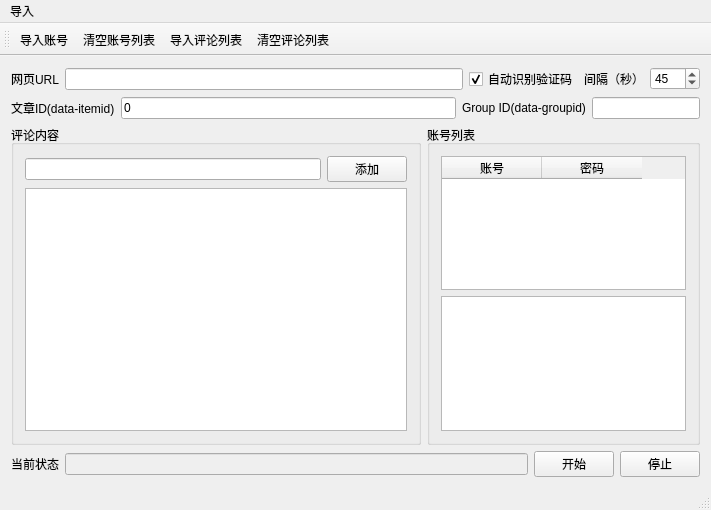
<?xml version="1.0" encoding="UTF-8"?>
<ui version="4.0">
 <class>autobots_toutiaoClass</class>
 <widget class="QMainWindow" name="autobots_toutiaoClass">
  <property name="geometry">
   <rect>
    <x>0</x>
    <y>0</y>
    <width>711</width>
    <height>510</height>
   </rect>
  </property>
  <property name="windowTitle">
   <string>今日头条发帖</string>
  </property>
  <widget class="QWidget" name="centralWidget">
   <layout class="QGridLayout" name="gridLayout_4">
    <item row="0" column="0" colspan="2">
     <layout class="QHBoxLayout" name="horizontalLayout_3">
      <item>
       <widget class="QLabel" name="label_3">
        <property name="text">
         <string>网页URL</string>
        </property>
       </widget>
      </item>
      <item>
       <widget class="QLineEdit" name="lineEdit_url">
        <property name="enabled">
         <bool>true</bool>
        </property>
       </widget>
      </item>
      <item>
       <widget class="QCheckBox" name="checkBox_code_online">
        <property name="text">
         <string>自动识别验证码</string>
        </property>
        <property name="checked">
         <bool>true</bool>
        </property>
       </widget>
      </item>
     </layout>
    </item>
    <item row="0" column="2">
     <layout class="QHBoxLayout" name="horizontalLayout_8">
      <item>
       <widget class="QLabel" name="label_5">
        <property name="text">
         <string>间隔（秒）</string>
        </property>
       </widget>
      </item>
      <item>
       <widget class="QSpinBox" name="spinBox_interval">
        <property name="minimum">
         <number>5</number>
        </property>
        <property name="maximum">
         <number>600</number>
        </property>
        <property name="singleStep">
         <number>5</number>
        </property>
        <property name="value">
         <number>45</number>
        </property>
       </widget>
      </item>
     </layout>
    </item>
    <item row="1" column="0">
     <layout class="QHBoxLayout" name="horizontalLayout_2">
      <item>
       <widget class="QLabel" name="label_2">
        <property name="text">
         <string>文章ID(data-itemid)</string>
        </property>
       </widget>
      </item>
      <item>
       <widget class="QLineEdit" name="lineEdit_page_id">
        <property name="enabled">
         <bool>true</bool>
        </property>
        <property name="text">
         <string>0</string>
        </property>
       </widget>
      </item>
     </layout>
    </item>
    <item row="1" column="1" colspan="2">
     <layout class="QHBoxLayout" name="horizontalLayout_4">
      <item>
       <widget class="QLabel" name="label_4">
        <property name="text">
         <string>Group ID(data-groupid)</string>
        </property>
       </widget>
      </item>
      <item>
       <widget class="QLineEdit" name="lineEdit_comment_group">
        <property name="enabled">
         <bool>true</bool>
        </property>
       </widget>
      </item>
     </layout>
    </item>
    <item row="2" column="0" colspan="3">
     <layout class="QHBoxLayout" name="horizontalLayout_6">
      <item>
       <widget class="QGroupBox" name="groupBox">
        <property name="sizePolicy">
         <sizepolicy hsizetype="Preferred" vsizetype="Preferred">
          <horstretch>6</horstretch>
          <verstretch>0</verstretch>
         </sizepolicy>
        </property>
        <property name="title">
         <string>评论内容</string>
        </property>
        <layout class="QGridLayout" name="gridLayout">
         <item row="0" column="0">
          <layout class="QHBoxLayout" name="horizontalLayout_7">
           <item>
            <widget class="QLineEdit" name="lineEdit_comment_id"/>
           </item>
           <item>
            <widget class="QPushButton" name="pushButton_add_comment_id">
             <property name="text">
              <string>添加</string>
             </property>
            </widget>
           </item>
          </layout>
         </item>
         <item row="1" column="0">
          <widget class="QListWidget" name="listWidget_comment_id">
           <property name="sizePolicy">
            <sizepolicy hsizetype="Expanding" vsizetype="Expanding">
             <horstretch>2</horstretch>
             <verstretch>0</verstretch>
            </sizepolicy>
           </property>
          </widget>
         </item>
        </layout>
       </widget>
      </item>
      <item>
       <widget class="QGroupBox" name="groupBox_2">
        <property name="sizePolicy">
         <sizepolicy hsizetype="Preferred" vsizetype="Preferred">
          <horstretch>4</horstretch>
          <verstretch>0</verstretch>
         </sizepolicy>
        </property>
        <property name="title">
         <string>账号列表</string>
        </property>
        <layout class="QGridLayout" name="gridLayout_2">
         <item row="0" column="0">
          <widget class="QTableWidget" name="tableWidget_account_id">
           <column>
            <property name="text">
             <string>账号</string>
            </property>
           </column>
           <column>
            <property name="text">
             <string>密码</string>
            </property>
           </column>
          </widget>
         </item>
         <item row="1" column="0">
          <widget class="QTextBrowser" name="textBrowser_commentid"/>
         </item>
        </layout>
       </widget>
      </item>
     </layout>
    </item>
    <item row="3" column="0" colspan="3">
     <layout class="QHBoxLayout" name="horizontalLayout">
      <item>
       <layout class="QGridLayout" name="gridLayout_3">
        <item row="0" column="0">
         <widget class="QLabel" name="label_1">
          <property name="text">
           <string>当前状态</string>
          </property>
         </widget>
        </item>
        <item row="0" column="1">
         <widget class="QLineEdit" name="lineEdit_msg">
          <property name="enabled">
           <bool>false</bool>
          </property>
         </widget>
        </item>
       </layout>
      </item>
      <item>
       <layout class="QHBoxLayout" name="horizontalLayout_5">
        <item>
         <widget class="QPushButton" name="pushButton_start">
          <property name="text">
           <string>开始</string>
          </property>
         </widget>
        </item>
        <item>
         <widget class="QPushButton" name="pushButton_pause">
          <property name="text">
           <string>停止</string>
          </property>
         </widget>
        </item>
       </layout>
      </item>
     </layout>
    </item>
   </layout>
  </widget>
  <widget class="QMenuBar" name="menuBar">
   <property name="geometry">
    <rect>
     <x>0</x>
     <y>0</y>
     <width>711</width>
     <height>23</height>
    </rect>
   </property>
   <widget class="QMenu" name="menu">
    <property name="title">
     <string>导入</string>
    </property>
    <addaction name="action_from_txt"/>
    <addaction name="action_clear_accounts"/>
    <addaction name="action_import_commentid"/>
    <addaction name="action_clear_comments"/>
   </widget>
   <addaction name="menu"/>
  </widget>
  <widget class="QToolBar" name="mainToolBar">
   <attribute name="toolBarArea">
    <enum>TopToolBarArea</enum>
   </attribute>
   <attribute name="toolBarBreak">
    <bool>false</bool>
   </attribute>
   <addaction name="action_from_txt"/>
   <addaction name="action_clear_accounts"/>
   <addaction name="action_import_commentid"/>
   <addaction name="action_clear_comments"/>
  </widget>
  <widget class="QStatusBar" name="statusBar"/>
  <action name="action_from_txt">
   <property name="text">
    <string>导入账号</string>
   </property>
   <property name="toolTip">
    <string>txt文本</string>
   </property>
  </action>
  <action name="action_import_commentid">
   <property name="text">
    <string>导入评论列表</string>
   </property>
  </action>
  <action name="action_clear_comments">
   <property name="text">
    <string>清空评论列表</string>
   </property>
  </action>
  <action name="action_clear_accounts">
   <property name="text">
    <string>清空账号列表</string>
   </property>
  </action>
 </widget>
 <layoutdefault spacing="6" margin="11"/>
 <resources>
  <include location="autobots_toutiao.qrc"/>
 </resources>
 <connections/>
</ui>
